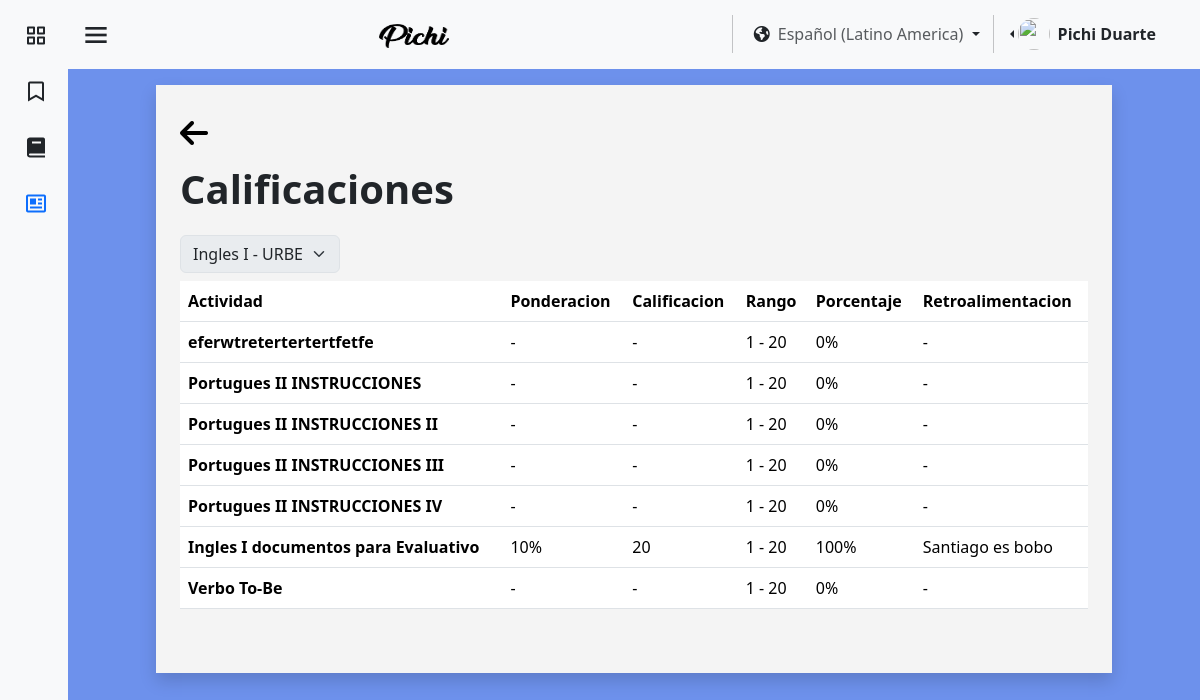
Page /pages/es/verCalif.php?id_cur=Cur_URBE_01 (signed in) on the earlier database version.
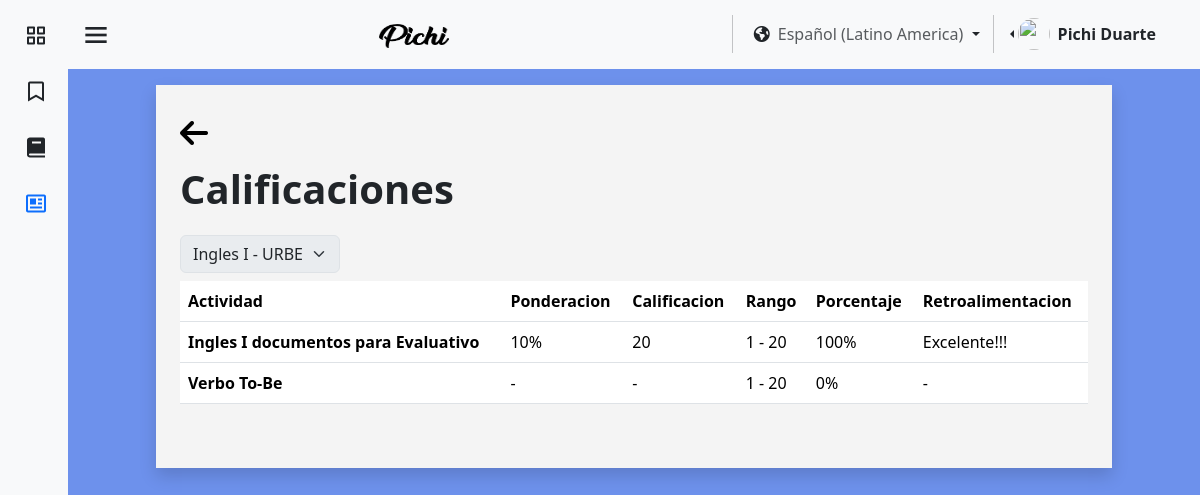
Same page on the later database version.
### tables this page shows
CREATE TABLE `usuario` (
  `id_user` int(11) NOT NULL,
  `identificacion_user` varchar(11) NOT NULL,
  `nombre_user` varchar(25) NOT NULL,
  `apellido_user` varchar(25) NOT NULL,
  `correo_user` varchar(45) NOT NULL,
  `contrasena_user` varchar(16) NOT NULL,
  `direccion_user` varchar(80) NOT NULL,
  `numero_user` varchar(15) NOT NULL,
  `fecha_nacimiento_user` datetime NOT NULL,
  `Active_online` tinyint(1) NOT NULL,
  `sexo_user` varchar(15) NOT NULL,
  `Empresa_id_empresa` int(11) DEFAULT NULL,
  `rol` tinyint(1) NOT NULL,
  `img_perfil` varchar(255) NOT NULL
);

CREATE TABLE `cursos` (
  `id_cur` varchar(100) NOT NULL,
  `nombre_cur` varchar(45) NOT NULL,
  `fecha_inicio` date NOT NULL,
  `cupos_cur_min` int(11) NOT NULL,
  `cupos_cur_max` int(11) NOT NULL,
  `Empresa_id_empresa` int(11) NOT NULL,
  `fecha_fin` date NOT NULL,
  `visibilidad_curso` varchar(11) NOT NULL
);

CREATE TABLE `actividades` (
  `idActividades` int(11) NOT NULL,
  `Titulo` varchar(45) NOT NULL,
  `ContenidoAcitividad` text NOT NULL,
  `archivosPrincipal` varchar(255) NOT NULL,
  `fechaInicio` timestamp(6) NOT NULL DEFAULT current_timestamp(6) ON UPDATE current_timestamp(6),
  `fechaCulminacion` timestamp(6) NULL DEFAULT NULL,
  `fechaNotificacion` timestamp(6) NULL DEFAULT NULL,
  `pesoArchivo` float NOT NULL,
  `notaMaxima` float NOT NULL,
  `notaMinima` float NOT NULL,
  `visible` tinyint(1) NOT NULL,
  `activarPorcentaje` tinyint(1) NOT NULL,
  `Porcentaje` int(3) DEFAULT NULL,
  `archivosAdicional` varchar(255) DEFAULT NULL,
  `idCurso_id_cur` varchar(100) NOT NULL
);

### pages/es/verCalif.php (the view, shortened to what this page needs)
<?php
require "../../assests/php/LoginBD.php";
if (isset($_SESSION['id_user'])) {
    $usuarios1 = $_SESSION['id_user'];
    $conexion1 = mysqli_query($mysqli, "SELECT Empresa_id_empresa, rol, nombre_user, apellido_user FROM usuario WHERE id_user = '$usuarios1'");
    if (mysqli_num_rows($conexion1) > 0) {
        $datos = mysqli_fetch_assoc($conexion1);
        $nombreUsuario = $datos['nombre_user'];
        $apellidoUsuario = $datos['apellido_user'];
    }
}
if (isset($_GET['id_cur'])) {
    $id_curso_seleccionado = $_GET['id_cur'];
    $consultaCurso = mysqli_query($mysqli, "SELECT cursos.nombre_cur, empresa.nombre_empresa
                                    FROM cursos
                                    LEFT JOIN empresa ON empresa.id_empresa = cursos.Empresa_id_empresa
                                    WHERE id_cur = '$id_curso_seleccionado'");
    if (mysqli_num_rows($consultaCurso) > 0) {
        $datos3 = mysqli_fetch_assoc($consultaCurso);
        $curso = $datos3['nombre_cur'];
        $empresa = $datos3['nombre_empresa'];
    }
    $consultaCalificaciones = mysqli_query($mysqli, "SELECT a.Titulo, a.notaMinima, a.notaMaxima, a.activarPorcentaje, a.Porcentaje,
                                                       (SELECT n.NotaAlumno
                                                        FROM notas n
                                                        WHERE n.Actividad_id_act = a.idActividades AND n.Usuario_id_user = '$usuarios1') AS NotaAlumno,
                                                       (SELECT n.retroalimentacion
                                                        FROM notas n
                                                        WHERE n.Actividad_id_act = a.idActividades AND n.Usuario_id_user = '$usuarios1') AS retroalimentacion
                                                    FROM actividades a
                                                    WHERE a.idCurso_id_cur = '$id_curso_seleccionado'
                                                    AND a.visible = 0;");
    if (mysqli_num_rows($consultaCalificaciones) > 0) {
        while ($datosCalificaciones = mysqli_fetch_assoc($consultaCalificaciones)) {
            $Calificaciones[] = $datosCalificaciones;
        }
    }
}
?>
<!DOCTYPE html>
<html lang="en">
<head>
    <link href="https://cdn.jsdelivr.net/npm/bootstrap@5.3.3/dist/css/bootstrap.min.css" rel="stylesheet"
 />
    <link href="https://unpkg.com/boxicons@2.1.4/css/boxicons.min.css" rel="stylesheet" />
    <link rel="stylesheet" href="https://cdnjs.cloudflare.com/ajax/libs/font-awesome/6.5.1/css/all.min.css"
 />
    <link rel="stylesheet" href="../../assests/css/colorPallete.css" />
    <link rel="stylesheet" href="../../assests/css/viewUser.css" />
    <link rel="stylesheet" href="../../assests/css/sidebar.css" />
</head>
<body class="bg-pastel" id="body-pd">
    <header id="header">
        <nav class="navbar bg-body-tertiary">
            <div class="container-fluid">
                <div class="header_toggle">
                    <i class="bx bx-menu" id="header-toggle"></i>
                </div>
                <a class="navbar-brand" href="../../index.html">
                    <img src="../../assests/img/text-1710023184778.png" alt="Bootstrap" width="70" height="24" />
                </a>
                <div class="d-flex flex-wrap justify-content-end">
                    <div class="nav-item dropdown">
                        <button class="btn dropdown-toggle" data-bs-toggle="dropdown" aria-expanded="false" href="#">
                            <span class="fa-solid fa-earth-americas"></span><a class="ms-2 text-body-secondary"
                                href="#">Español (Latino America)</a>
                        </button>
                    </div>
                    <div class="btn-group dropstart me-4 pe-2">
                        <a href="#" class="d-flex align-items-center link-dark text-decoration-none dropdown-toggle"
                            id="dropdownUser2" data-bs-toggle="dropdown" aria-expanded="false">
                            <img src="https://github.com/PichiGod.png" alt="" width="32" height="32"
                                class="rounded-circle me-2" />
                            <strong><?php echo $nombreUsuario . " " . $apellidoUsuario; ?></strong>
                        </a>
                    </div>
                </div>
            </div>
        </nav>
    </header>
    <div class="l-navbar bg-body-tertiary" id="nav-bar">
        <nav class="nav">
            <div class="nav_list">
                <a href="Inicio.php" class="nav_link link-dark">
                    <i class="bx bx-grid-alt nav_icon"></i>
                </a>
                <a href="tutorial.php" class="nav_link link-dark">
                    <i class='bx bx-bookmark nav_icon'></i>
                </a>
                <a href="cursos.php" class="nav_link link-dark">
                    <i class="bx bxs-book nav_icon"></i>
                </a>
                <a href="#" class="nav_link active">
                    <i class="bx bx-news nav_icon"></i>
                </a>
            </div>
        </nav>
    </div>
    <section>
        <div class="container-fluid bg-blanco my-3 pb-3 shadow">
            <div class="container pt-4 mb-3 pb-3">
                <a href="verCurso.php?id_cur=<?php echo $id_curso_seleccionado; ?>"><i
                        class="fa-solid mt-2 fa-arrow-left" style="font-size:2rem;color:black;"></i></a>
                <p class="fs-1 pt-2"><strong>Calificaciones</strong></p>
                <select class="form-select mb-2" style="width: auto;" aria-label="Default select example" disabled>
                    <option selected><?php echo $curso; ?> - <?php echo $empresa; ?></option>
                </select>
                <div class="table-responsive">
                    <table class="table">
                        <thead>
                            <tr>
                                <th scope="col">Actividad</th>
                                <th scope="col">Ponderacion</th>
                                <th scope="col">Calificacion</th>
                                <th scope="col">Rango</th>
                                <th scope="col">Porcentaje</th>
                                <th scope="col">Retroalimentacion</th>
                            </tr>
                        </thead>
                        <tbody>
                            <?php if (mysqli_num_rows($consultaCalificaciones) > 0) {
                                foreach ($Calificaciones as $calif):
                                    ?>
                                    <tr>
                                        <th scope="row"><?php echo $calif['Titulo']; ?></th>
                                        <?php if ($calif['activarPorcentaje'] == "1") { ?>
                                            <td>-</td>
                                        <?php } else { ?>
                                            <td><?php echo $calif['Porcentaje']; ?>%</td>
                                        <?php }
                                        ; ?>
                                        <?php if ($calif['NotaAlumno'] == null) { ?>
                                            <td>-</td>
                                        <?php } else { ?>
                                            <td><?php echo $calif['NotaAlumno']; ?></td>
                                        <?php }
                                        ; ?>
                                        <td>1 - <?php echo $calif['notaMaxima']; ?></td>
                                        <td><?php echo (($calif['NotaAlumno'] * 100) / $calif['notaMaxima']) ?>%</td>
                                        <?php if ($calif['retroalimentacion'] == null) { ?>
                                            <td>-</td>
                                        <?php } else { ?>
                                            <td><?php echo $calif['retroalimentacion']; ?></td>
                                        <?php }
                                        ; ?>
                                    </tr>
                                <?php endforeach;
                            } ?>
                        </tbody>
                    </table>
                </div>
            </div>
        </div>
    </section>
</body>
</html>

### assests/css/colorPallete.css (style rules this page uses)
.bg-pastel { background-color: #527ce9d6; }
.bg-blanco { background-color: #F4F4F4; }

### assests/css/sidebar.css (style rules this page uses)
:root { --z-fixed: 100; --nav-width: 68px; --header-height: 3rem; }
body { transition: 0.5s; }
a { text-decoration: none; }
.header_toggle { justify-content: center; margin-top: 0.3rem; font-size: 2rem; cursor: pointer; }
.l-navbar { position: fixed; top: 0; left: -30%; width: var(--nav-width); height: 100vh; transition: 0.5s; z-index: var(--z-fixed); }
.nav { height: 100%; display: flex; flex-direction: column; justify-content: space-between; overflow: hidden; }
.nav_logo, .nav_link { display: grid; grid-template-columns: max-content max-content; align-items: center; column-gap: 1rem; padding: 0.5rem 0 0.5rem 1.5rem; }
.nav_link { position: relative; margin-bottom: 1rem; transition: 0.3s; }
.nav_icon { font-size: 1.5rem; }
section { margin-right: 2rem; margin-left: 2rem; }
.active::before { content: ""; position: absolute; left: 0; width: 2px; height: 32px; }
@media screen and (min-width: 768px) { body { margin: 0 0 0 0; padding-left: calc(var(--nav-width)); } }
@media screen and (min-width: 768px) { .l-navbar { left: 0; padding: 1rem 1rem 0 0; } }
@media (min-width: 576px) { section { margin-right: 5.5rem; margin-left: 5.5rem; } }

Differences in the rows shown:
removed actividades: Titulo "eferwtretertertertfetfe", notaMaxima "20", notaMaxima "0"
removed actividades: Titulo "Portugues II INSTRUCCIONES", notaMaxima "20", notaMaxima "0"
removed actividades: Titulo "Portugues II INSTRUCCIONES II", notaMaxima "20", notaMaxima "0"
removed actividades: Titulo "Portugues II INSTRUCCIONES III", notaMaxima "20", notaMaxima "0"
removed actividades: Titulo "Portugues II INSTRUCCIONES IV", notaMaxima "20", notaMaxima "0"
computed for actividades "Ingles I documentos para Evaluativo": retroalimentacion "Santiago es bobo" → "Excelente!!!"
